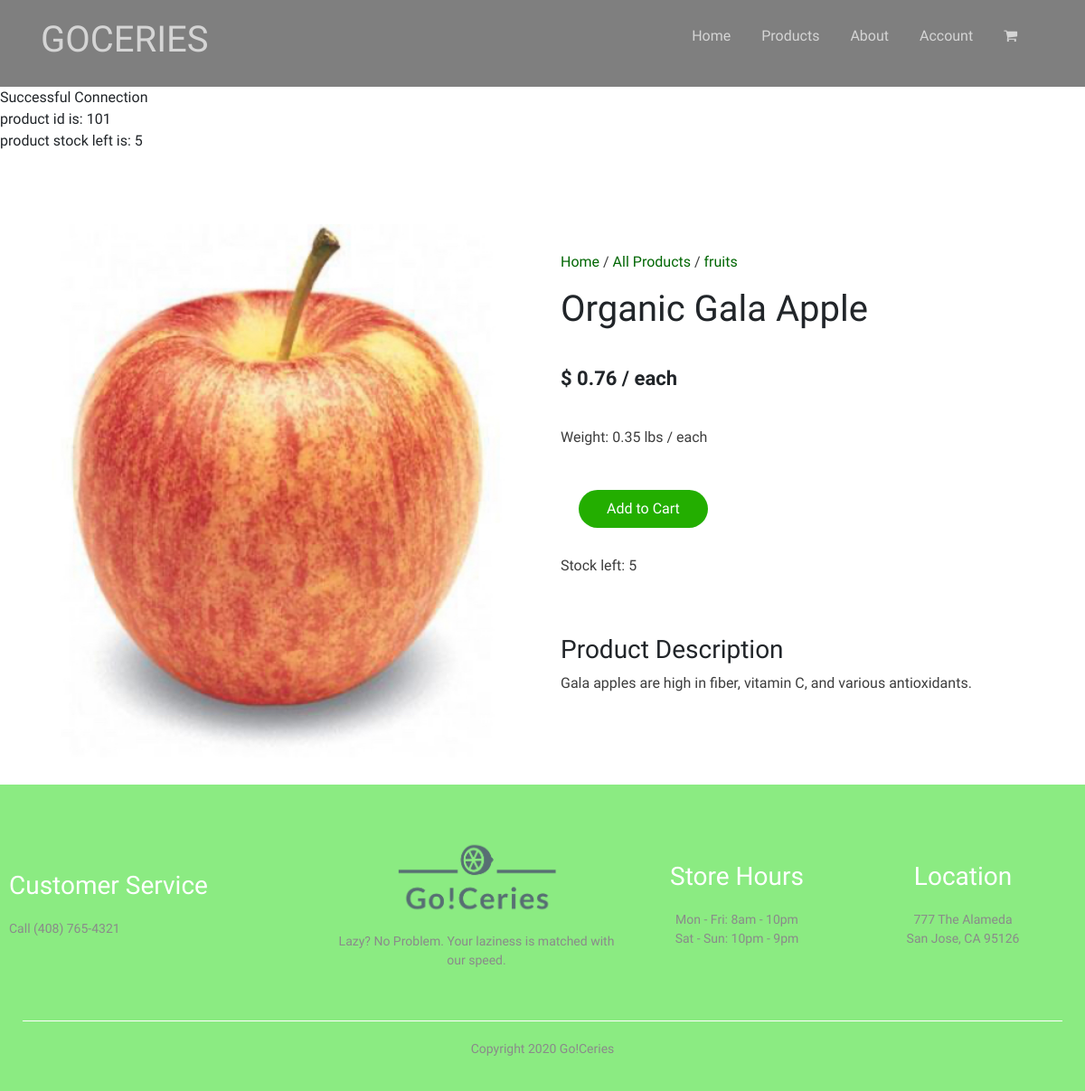
Before: /productDetails.php?product_id=101 with the older database file.
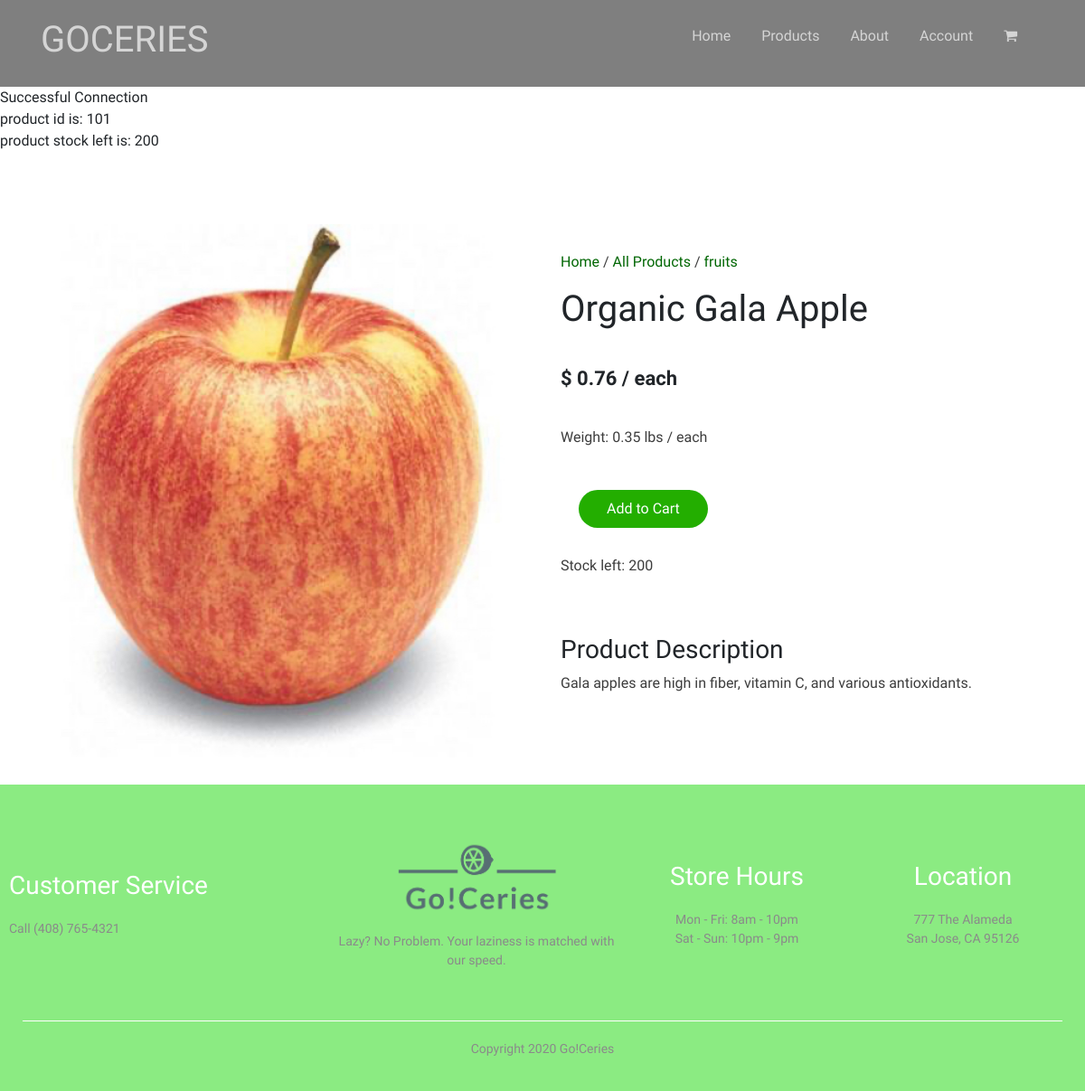
After: the same page with the newer database file.
### tables this page shows
CREATE TABLE IF NOT EXISTS `products` (
  `product_ID` INT(3) NOT NULL,
  `product_name` VARCHAR(255) NOT NULL,
  `product_category` VARCHAR(45) NOT NULL,
  `product_price` DECIMAL(10,2) NOT NULL,
  `product_weight` DECIMAL(10,2) NOT NULL,
  `product_stock` INT(5) NOT NULL,
  `product_description` VARCHAR(2555) NOT NULL,
  `product_imagename` VARCHAR(255) NOT NULL);

### functions.php (called while the page is built, shortened)
<?php
include('database/DBController.php');
include('database/Product.php');
$db = new DBController();
$product = new Product($db);
$productsArray = $product->getAllProducts();
?>

### database/Product.php (called while the page is built, shortened)
<?php
class Product{
    public $db = null;
    public function __construct(DBController $db){
        $this->db = $db;
    }
    public function getAllProducts($table = 'products'){
        $result = $this->db->con->query("SELECT product_id, product_name, product_price,
        product_weight, product_imagename, product_category, product_description FROM {$table}");
        $productsArray = array();
        while($row = $result->fetch_array()){
            $productsArray[] = $row;
        }
        shuffle($productsArray);
        return $productsArray;
    }
    public function getProductStock($product_ID){
        $result =$this->db->con->query("SELECT product_stock FROM `products` WHERE `product_id`='{$product_ID}'");
        $stockLeft = (int) $result->fetch_assoc()['product_stock'];
        return $stockLeft;
    }
}
?>

### productDetails.php (the view, shortened to what this page needs)
<!DOCTYPE html>
<html lang="en">
<head>
    <link rel="stylesheet" href="https://stackpath.bootstrapcdn.com/bootstrap/4.1.3/css/bootstrap.min.css">
    <link rel="stylesheet" href="css/style.css">
</head>
<body>
    <?php
        include('phpTemplates/header.php');
        include('functions.php');
    ?>
    <?php
        if (isset($_GET['product_id']) && $_GET['product_id']!=""){
            $productQuantity = $product->getProductStock($_GET['product_id']);
            echo '<br>product id is: ' . $_GET['product_id'] . '<br>';
            echo 'product stock left is: ' . $productQuantity . '<br>';
        }
    ?>
    <?php
        $product_id = $_GET['product_id'] ?? 1;
        foreach($productsArray as $product){
            if($product['product_id'] == $product_id){
    ?>
    <div class="small-container" style="margin-top: 80px;">
        <div class = "row">
            <div style= "flex: 50%; min-width: 180px; margin-bottom: 30px;">
                <img src="images/<?php echo $product['product_imagename'] ?>" width="100%" style="padding: 0;">
            </div>
            <div style= "flex: 50%; min-width: 180px; margin-bottom: 30px; padding: 20px;">
                <form method='post' action=''>
                    <p><a href = "mainPage.php">Home</a> / <a href = "category-allProducts.php">All Products</a> / <a href = '<?php echo 'category-' .  $product['product_category'] . '.php'?>'> <?php echo $product['product_category']?> </a></p>
                    <h1><?php echo $product['product_name'] ?></h1>
                    <h4 style="margin: 40px 0; font-size: 22px; font-weight: bold;">$ <?php echo $product['product_price'] ?> / each</h4>
                    <p><?php echo 'Weight:  ' . $product['product_weight'] , ' lbs'?> / each</p>
                    <?php if($productQuantity > 0) {?>
                    <button name='addToCart' type='submit' class='btn' label="Add to Cart" value="1" onclick="decreaseStock()">Add to Cart</button>
                    <p id="stock"><?php echo 'Stock left: ' . $productQuantity ?></p>
                  <?php } else { ?> <p> OUT OF STOCK </p>
                  <?php } ?><br><br>
                    <h3>Product Description</h3>
                    <p><?php echo $product['product_description'] ?></p>
                    <br>
                </form>
            </div>
        </div>
    </div>
    <?php
            }
        }
    ?>
    <?php
        include('phpTemplates/footer.php');
    ?>

### phpTemplates/header.php
<div class="header">
      <div class = header-nav>
          <div class = "container">
              <div class = "navbar">
                  <div class = "logo">
                      <h1>GOCERIES</h1>
                  </div>
                  <nav>
                      <ul>
                          <li><a href = "mainPage.php">Home</a></li>
                          <li><a href = "category-allProducts.php">Products</a></li>
                          <li><a href = "about.php">About</a></li>
                          <?php if (isset($_SESSION['user_id'])&& isset($_SESSION['user_loginname'])){ ?>
                           <li><a href = "account.php">Hello, <?php echo $_SESSION['user_name']; ?></a></li>
                           <li><a href = "logout.php">Logout</a></li>
                                 <?php } else { ?>
                                 <li><a href = "account.php">Account</a></li>
                                 <?php } ?>
                          <li><a href = "cart.php"><i class="fa fa-shopping-cart" aria-hidden="true"></i></a></li>
                      </ul>
                  </nav>
              </div>
          </div>
      </div>
  </div>

### database/DBController.php (shortened to what this page needs)
<?php
class DBController{
    protected $host = 'localhost';
    protected $user = 'root';
    protected $password = '';
    protected $database = 'goceries';
    public function __construct(){
       $this->con = mysqli_connect($this->host, $this->user, $this->password, $this->database);
       echo 'Successful Connection';
   }
}
?>

### phpTemplates/footer.php (shortened to what this page needs)
<div class="footer">
        <div class="container">
            <div class="row">
                <div class="footer-col-1">
                    <h3>Customer Service</h3>
                    <p>Call (408) 765-4321</p>
                </div>
                <div class="footer-col-2">
                    <img src="images/logo_transparent.png">
                    <p>Lazy? No Problem. Your laziness is matched with our speed.
                        </p>
                </div>
                <div class="footer-col-3">
                    <h3>Store Hours</h3>
                    <ul>
                        <li>Mon - Fri: 8am - 10pm</li>
                        <li>Sat - Sun: 10pm - 9pm</li>
                    </ul>
                </div>
                <div class="footer-col-4">
                    <h3>Location</h3>
                    <ul>
                        <li>777 The Alameda</li>
                        <li>San Jose, CA 95126</li>
                    </ul>
                </div>
            </div>
            <hr>
            <p class = "copyright">Copyright 2020 Go!Ceries </p>
        </div>
    </div>
</body>
</html>

### css/style.css (style rules this page uses)
* { margin: 0 auto; padding: 0; box-sizing: border-box; }
body { font-family: 'Quicksand', sans-serif; font-weight: 400; }
.container { max-width: 1300px; margin:auto; padding-left: 25px; padding-right: 25px; }
.navbar { display:flex; align-items: center; padding: 20px ; }
.row { display:flex; align-items: center; flex-wrap: wrap; justify-content: space-around; }
.btn { display: inline-block; background: #23ae00; color: white ; padding: 8px 30px; margin: 30px 20px; border-radius: 30px; transition: background 0.5s; }
.header { background: radial-gradient(#7fff74, #c1ffce); }
.small-container { max-width: 1280px; margin: auto; padding-left: 25px; padding-right: 25px; }
nav { flex: 1; text-align: right; }
nav ul { display: inline-block; list-style-type: none; }
nav ul li { display: inline-block; margin-right: 30px; }
a { text-decoration: none; color: #006603; }
p { color: #3d3d3d; }
.header-nav { background:rgba(0, 0, 0, 0.5); }
.header-nav h1 { color: rgb(213, 213, 213); }
.header-nav a { color : rgb(213, 213, 213); }
.header { background-image: url("/goceries/images/market.jpg"); }
.footer { background: #8beb82; color: #8a8a8a; font-size: 14px; padding: 60px 0 20px; }
.footer p { color: #8a8a8a; }
.footer h3 { color: white; margin-bottom: 20px; }
.footer-col-1, .footer-col-2, .footer-col-3, .footer-col-4 { min-width: 250px; margin-bottom: 20px; }
.footer-col-1 { flex-basis: 30%; }
.footer-col-2 { flex: 1; text-align: center; }
.footer-col-2 img { width: 180px; margin-bottom: 20px; }
.footer-col-3, .footer-col-4 { flex-basis: 12%; text-align: center; }
.footer ul { list-style-type: none; }
.footer hr { border: none; background: white; height: 1px; margin: 20px 0; }
.copyright { text-align: center; font-weight: 500; }

Changed rows visible on the page:
changed products "Organic Gala Apple": product_stock "5" → "200"
